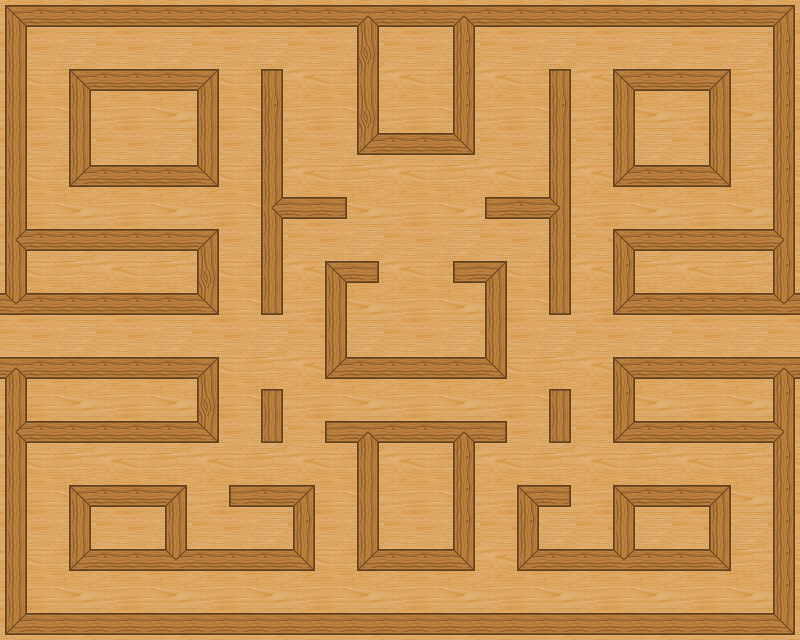

This game map was drawn from its Tiled (.tmx) file and the tilesets committed beside it. A one-line description and the trimmed map source follow:
An orthogonal 25x20 tile map with 32x32 px tiles, 2 tile layers (background, maze), 4 tilesets and 213 objects.

<map version="1.0" orientation="orthogonal" width="25" height="20" tilewidth="32" tileheight="32">
 <tileset firstgid="1" name="wood_large" tilewidth="32" tileheight="32">
  <image source="wood_large.png" width="128" height="160" />
 </tileset>
 <tileset firstgid="21" name="wood" tilewidth="32" tileheight="32">
  <image source="wood.gif" width="96" height="96" />
 </tileset>
 <tileset firstgid="30" name="Score" tilewidth="32" tileheight="32">
  <image source="Score.png" width="32" height="32" />
 </tileset>
 <tileset firstgid="31" name="Player" tilewidth="32" tileheight="32">
  <image source="Player.png" width="32" height="32" />
 </tileset>
 <layer name="background" width="25" height="20">
  <data>[500 cells, 500 non-empty, 9 distinct tile ids]</data>
 </layer>
 <layer name="maze" width="25" height="20">
  <data>[500 cells, 256 non-empty, 17 distinct tile ids]</data>
 </layer>
 <objectgroup name="Collision Rect" width="25" height="20">
  <object x="0" y="224" width="192" height="32" />
  <object x="256" y="64" width="32" height="256" />
  <object x="288" y="192" width="64" height="32" />
  <object x="480" y="192" width="64" height="32" />
  <object x="544" y="64" width="32" height="256" />
  <object x="608" y="224" width="160" height="32" />
  <object x="768" y="0" width="32" height="320" />
  <object x="608" y="288" width="160" height="32" />
  <object x="640" y="352" width="160" height="32" />
  <object x="0" y="608" width="800" height="32" />
  <object x="0" y="352" width="32" height="256" />
  <object x="32" y="352" width="160" height="32" />
  <object x="32" y="416" width="160" height="32" />
  <object x="192" y="352" width="32" height="96" />
  <object x="0" y="288" width="192" height="32" />
  <object x="192" y="224" width="32" height="96" />
  <object x="64" y="544" width="256" height="32" />
  <object x="288" y="480" width="32" height="64" />
  <object x="224" y="480" width="64" height="32" />
  <object x="64" y="480" width="128" height="32" />
  <object x="160" y="512" width="32" height="32" />
  <object x="64" y="512" width="32" height="32" />
  <object x="352" y="544" width="128" height="32" />
  <object x="320" y="416" width="192" height="32" />
  <object x="352" y="448" width="32" height="96" />
  <object x="448" y="448" width="32" height="96" />
  <object x="512" y="544" width="224" height="32" />
  <object x="704" y="480" width="32" height="64" />
  <object x="608" y="480" width="32" height="64" />
  <object x="640" y="480" width="64" height="32" />
  <object x="512" y="480" width="32" height="64" />
  <object x="544" y="480" width="32" height="32" />
  <object x="544" y="384" width="32" height="64" />
  <object x="256" y="384" width="32" height="64" />
  <object x="608" y="352" width="32" height="96" />
  <object x="640" y="416" width="128" height="32" />
  <object x="768" y="384" width="32" height="224" />
  <object x="608" y="256" width="32" height="32" />
  <object x="320" y="256" width="32" height="128" />
  <object x="352" y="352" width="160" height="32" />
  <object x="480" y="256" width="32" height="96" />
  <object x="448" y="256" width="32" height="32" />
  <object x="352" y="256" width="32" height="32" />
  <object x="608" y="64" width="32" height="128" />
  <object x="640" y="160" width="96" height="32" />
  <object x="704" y="64" width="32" height="96" />
  <object x="640" y="64" width="64" height="32" />
  <object x="352" y="32" width="32" height="128" />
  <object x="384" y="128" width="64" height="32" />
  <object x="448" y="32" width="32" height="128" />
  <object x="96" y="64" width="96" height="32" />
  <object x="192" y="64" width="32" height="128" />
  <object x="64" y="160" width="128" height="32" />
  <object x="64" y="64" width="32" height="96" />
  <object x="0" y="32" width="32" height="192" />
  <object x="0" y="0" width="768" height="32" />
 </objectgroup>
 <objectgroup name="Scores" width="25" height="20">
  <object gid="30" x="96" y="64" />
  <object gid="30" x="128" y="64" />
  <object gid="30" x="160" y="64" />
  <object gid="30" x="192" y="64" />
  <object gid="30" x="224" y="64" />
  <object gid="30" x="256" y="64" />
  <object gid="30" x="288" y="64" />
  <object gid="30" x="320" y="64" />
  <object gid="30" x="32" y="128" />
  <object gid="30" x="32" y="96" />
  <object gid="30" x="64" y="64" />
  <object gid="30" x="32" y="64" />
  <object gid="30" x="32" y="160" />
  <object gid="30" x="96" y="224" />
  <object gid="30" x="32" y="192" />
  <object gid="30" x="32" y="224" />
  <object gid="30" x="64" y="224" />
  <object gid="30" x="128" y="224" />
  <object gid="30" x="160" y="224" />
  <object gid="30" x="192" y="224" />
  <object gid="30" x="224" y="224" />
  <object gid="30" x="224" y="192" />
  <object gid="30" x="224" y="160" />
  <object gid="30" x="224" y="128" />
  <object gid="30" x="224" y="96" />
  <object gid="30" x="288" y="96" />
  <object gid="30" x="320" y="96" />
  <object gid="30" x="288" y="128" />
  <object gid="30" x="320" y="128" />
  <object gid="30" x="288" y="160" />
  <object gid="30" x="320" y="160" />
  <object gid="30" x="288" y="192" />
  <object gid="30" x="320" y="192" />
  <object gid="30" x="224" y="256" />
  <object gid="30" x="224" y="288" />
  <object gid="30" x="224" y="320" />
  <object gid="30" x="224" y="416" />
  <object gid="30" x="224" y="448" />
  <object gid="30" x="160" y="480" />
  <object gid="30" x="128" y="480" />
  <object gid="30" x="96" y="480" />
  <object gid="30" x="64" y="480" />
  <object gid="30" x="32" y="480" />
  <object gid="30" x="32" y="512" />
  <object gid="30" x="32" y="544" />
  <object gid="30" x="32" y="576" />
  <object gid="30" x="32" y="608" />
  <object gid="30" x="64" y="608" />
  <object gid="30" x="96" y="608" />
  <object gid="30" x="128" y="608" />
  <object gid="30" x="160" y="608" />
  <object gid="30" x="192" y="608" />
  <object gid="30" x="224" y="608" />
  <object gid="30" x="192" y="480" />
  <object gid="30" x="192" y="512" />
  <object gid="30" x="192" y="544" />
  <object gid="30" x="224" y="544" />
  <object gid="30" x="256" y="544" />
  <object gid="30" x="224" y="480" />
  <object gid="30" x="256" y="480" />
  <object gid="30" x="288" y="480" />
  <object gid="30" x="288" y="448" />
  <object gid="30" x="288" y="416" />
  <object gid="30" x="352" y="416" />
  <object gid="30" x="320" y="416" />
  <object gid="30" x="384" y="416" />
  <object gid="30" x="416" y="416" />
  <object gid="30" x="448" y="416" />
  <object gid="30" x="480" y="416" />
  <object gid="30" x="512" y="416" />
  <object gid="30" x="512" y="448" />
  <object gid="30" x="512" y="480" />
  <object gid="30" x="480" y="480" />
  <object gid="30" x="480" y="512" />
  <object gid="30" x="480" y="544" />
  <object gid="30" x="480" y="576" />
  <object gid="30" x="480" y="608" />
  <object gid="30" x="448" y="608" />
  <object gid="30" x="384" y="608" />
  <object gid="30" x="416" y="608" />
  <object gid="30" x="352" y="608" />
  <object gid="30" x="320" y="608" />
  <object gid="30" x="288" y="608" />
  <object gid="30" x="256" y="608" />
  <object gid="30" x="320" y="576" />
  <object gid="30" x="320" y="544" />
  <object gid="30" x="320" y="512" />
  <object gid="30" x="320" y="480" />
  <object gid="30" x="544" y="608" />
  <object gid="30" x="512" y="608" />
  <object gid="30" x="576" y="608" />
  <object gid="30" x="608" y="608" />
  <object gid="30" x="640" y="608" />
  <object gid="30" x="672" y="608" />
  <object gid="30" x="704" y="608" />
  <object gid="30" x="736" y="608" />
  <object gid="30" x="736" y="576" />
  <object gid="30" x="736" y="544" />
  <object gid="30" x="736" y="512" />
  <object gid="30" x="736" y="480" />
  <object gid="30" x="704" y="480" />
  <object gid="30" x="672" y="480" />
  <object gid="30" x="640" y="480" />
  <object gid="30" x="608" y="480" />
  </objectgroup>
</map>
<!-- 53 of 213 objects omitted -->
